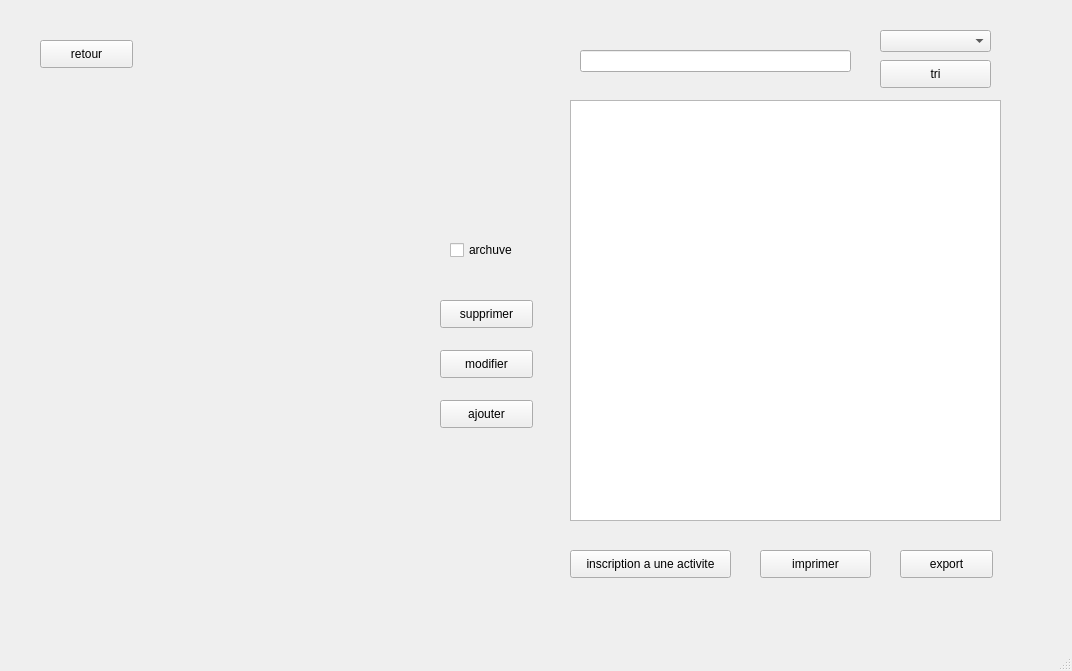
<?xml version="1.0" encoding="UTF-8"?>
<ui version="4.0">
 <class>MainWindow</class>
 <widget class="QMainWindow" name="MainWindow">
  <property name="geometry">
   <rect>
    <x>0</x>
    <y>0</y>
    <width>1072</width>
    <height>671</height>
   </rect>
  </property>
  <property name="windowTitle">
   <string>MainWindow</string>
  </property>
  <widget class="QWidget" name="centralwidget">
   <widget class="QStackedWidget" name="stackedWidget">
    <property name="geometry">
     <rect>
      <x>20</x>
      <y>20</y>
      <width>1031</width>
      <height>581</height>
     </rect>
    </property>
    <property name="currentIndex">
     <number>1</number>
    </property>
    <widget class="QWidget" name="page">
     <widget class="QPushButton" name="pushButton_4">
      <property name="geometry">
       <rect>
        <x>392</x>
        <y>200</y>
        <width>231</width>
        <height>28</height>
       </rect>
      </property>
      <property name="text">
       <string>Eleve</string>
      </property>
     </widget>
     <widget class="QPushButton" name="pushButton_5">
      <property name="geometry">
       <rect>
        <x>392</x>
        <y>280</y>
        <width>231</width>
        <height>28</height>
       </rect>
      </property>
      <property name="text">
       <string>activite</string>
      </property>
     </widget>
     <widget class="QLabel" name="label">
      <property name="geometry">
       <rect>
        <x>360</x>
        <y>400</y>
        <width>311</width>
        <height>20</height>
       </rect>
      </property>
      <property name="text">
       <string/>
      </property>
     </widget>
    </widget>
    <widget class="QWidget" name="page_2">
     <widget class="QLabel" name="stat">
      <property name="geometry">
       <rect>
        <x>40</x>
        <y>160</y>
        <width>341</width>
        <height>381</height>
       </rect>
      </property>
      <property name="text">
       <string/>
      </property>
     </widget>
     <widget class="QTableView" name="View">
      <property name="geometry">
       <rect>
        <x>550</x>
        <y>80</y>
        <width>431</width>
        <height>421</height>
       </rect>
      </property>
     </widget>
     <widget class="QPushButton" name="pushButton_2">
      <property name="geometry">
       <rect>
        <x>420</x>
        <y>380</y>
        <width>93</width>
        <height>28</height>
       </rect>
      </property>
      <property name="text">
       <string>ajouter</string>
      </property>
     </widget>
     <widget class="QLineEdit" name="lineEdit">
      <property name="geometry">
       <rect>
        <x>560</x>
        <y>30</y>
        <width>271</width>
        <height>22</height>
       </rect>
      </property>
     </widget>
     <widget class="QPushButton" name="tri">
      <property name="geometry">
       <rect>
        <x>860</x>
        <y>40</y>
        <width>111</width>
        <height>28</height>
       </rect>
      </property>
      <property name="text">
       <string>tri</string>
      </property>
     </widget>
     <widget class="QComboBox" name="typeRecharche">
      <property name="geometry">
       <rect>
        <x>860</x>
        <y>10</y>
        <width>111</width>
        <height>22</height>
       </rect>
      </property>
     </widget>
     <widget class="QCheckBox" name="archive">
      <property name="geometry">
       <rect>
        <x>430</x>
        <y>220</y>
        <width>83</width>
        <height>20</height>
       </rect>
      </property>
      <property name="text">
       <string>archuve</string>
      </property>
     </widget>
     <widget class="QPushButton" name="supprimer">
      <property name="geometry">
       <rect>
        <x>420</x>
        <y>280</y>
        <width>93</width>
        <height>28</height>
       </rect>
      </property>
      <property name="text">
       <string>supprimer</string>
      </property>
     </widget>
     <widget class="QPushButton" name="pushButton">
      <property name="geometry">
       <rect>
        <x>420</x>
        <y>330</y>
        <width>93</width>
        <height>28</height>
       </rect>
      </property>
      <property name="text">
       <string>modifier</string>
      </property>
     </widget>
     <widget class="QPushButton" name="pushButton_6">
      <property name="geometry">
       <rect>
        <x>550</x>
        <y>530</y>
        <width>161</width>
        <height>28</height>
       </rect>
      </property>
      <property name="text">
       <string>inscription a une activite</string>
      </property>
     </widget>
     <widget class="QPushButton" name="mail">
      <property name="geometry">
       <rect>
        <x>740</x>
        <y>530</y>
        <width>111</width>
        <height>28</height>
       </rect>
      </property>
      <property name="text">
       <string>imprimer</string>
      </property>
     </widget>
     <widget class="QPushButton" name="pushButton_3">
      <property name="geometry">
       <rect>
        <x>880</x>
        <y>530</y>
        <width>93</width>
        <height>28</height>
       </rect>
      </property>
      <property name="text">
       <string>export</string>
      </property>
     </widget>
     <widget class="QPushButton" name="pushButton_7">
      <property name="geometry">
       <rect>
        <x>20</x>
        <y>20</y>
        <width>93</width>
        <height>28</height>
       </rect>
      </property>
      <property name="text">
       <string>retour</string>
      </property>
     </widget>
    </widget>
   </widget>
  </widget>
  <widget class="QMenuBar" name="menubar">
   <property name="geometry">
    <rect>
     <x>0</x>
     <y>0</y>
     <width>1072</width>
     <height>26</height>
    </rect>
   </property>
  </widget>
  <widget class="QStatusBar" name="statusbar"/>
 </widget>
 <resources/>
 <connections/>
</ui>
